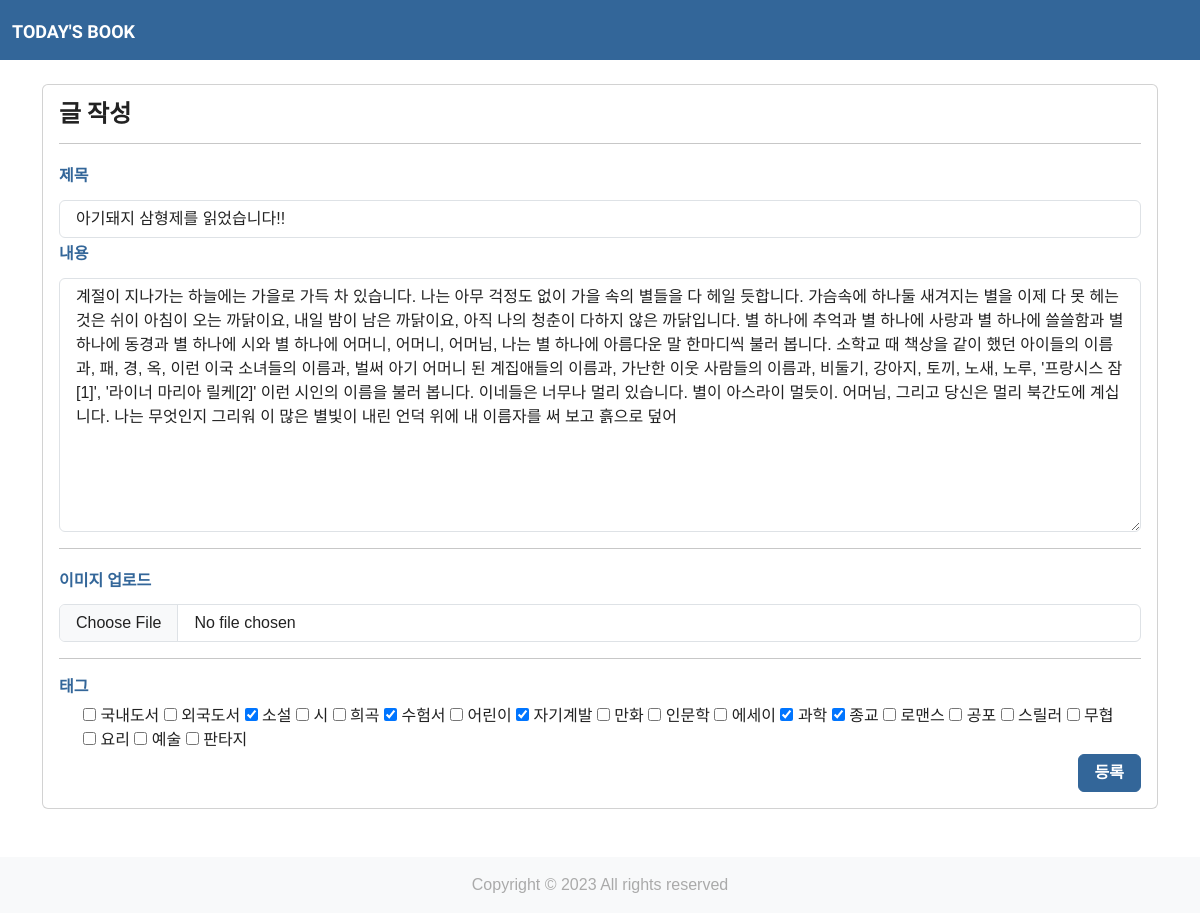
/reading_blog/35/edit/ (signed in), run on the app's committed database.
### reading_blog/models.py (models this page shows, shortened)
class Post(models.Model):
    author = models.ForeignKey(
        User, on_delete=models.CASCADE
    )
    title = models.CharField(max_length=100)
    content = models.TextField()
    thumb_image = models.ImageField(
        upload_to='reading_blog/images/%Y/%m/%d/', blank=True)
    image_upload = models.ImageField(upload_to='blog/%Y/%m/%d/', blank=True, null=True)
    file_upload = models.FileField(
        upload_to='reading_blog/files/%Y/%m/%d/', blank=True)
    created_at = models.DateTimeField(auto_now_add=True)
    updated_at = models.DateField(auto_now=True)
    view_count = models.PositiveIntegerField(default=0)
    tags = models.ManyToManyField('Tag', blank=True)

### reading_blog/views.py (the view)
class PostUpdate(UserPassesTestMixin, UpdateView):
    model = Post
    form_class = PostForm
    success_url = reverse_lazy('reading_blog:post_list')
    template_name = 'reading_blog/post_write.html'
    def test_func(self):
        return self.get_object().author == self.request.user

### reading_blog/forms.py
class PostForm(forms.ModelForm):
    title = forms.CharField(label="제목", max_length=100, widget=forms.TextInput(attrs={'class': 'form-control'}))
    content = forms.CharField(label="내용", widget=forms.Textarea(attrs={'class': 'form-control'}))
    image_upload = forms.ImageField(label="이미지 업로드", required=False, widget=forms.ClearableFileInput(attrs={'class': 'form-control'}))
    tags = forms.ModelMultipleChoiceField(
        queryset=Tag.objects.all(),
        widget=forms.CheckboxSelectMultiple,
        required=False,)
    class Meta:
        model = Post
        fields = ['title', 'content', 'image_upload', 'tags']

### reading_blog/models.py (called while the page is built)
    def __str__(self):
        return self.name

### templates/reading_blog/post_write.html (shortened to what this page needs)
{% extends 'base.html' %}
{% load static %}
{% block content %}
<div class="container mt-4">
    <div class="card">
        <div class="card-body">
            <h4>글 작성</h4>
            <hr>
            <form action="" method="post" enctype="multipart/form-data">
                    <label for="id_title" class="col-sm-2 col-form-label text-info"><h6>제목</h6></label>
                    <div>
                        {{ form.title }}
                    </div>
                    <label for="id_content" class="col-sm-2 col-form-label text-info"><h6>내용</h6></label>
                    <div>
                        {{ form.content }}
                    </div>
                    <hr>
                    <label for="id_image_upload" class="col-sm-2 col-form-label text-info"><h6>이미지 업로드</h6></label>
                    <div>
                        {{ form.image_upload }}
                    </div>
                    <hr>
                    <label for="id_tags" class="text-info"><h6>태그</h6></label>
                    <div class="form-check form-check-inline">
                        {% for tag in form.tags %}
                        {{ tag }}
                        {% endfor %} </div>
                <div class="form-group row">
            <div class="col-sm-10 offset-sm-2">
        <button type="submit" class="btn btn-info" style="float: right;">등록</button>
    </div>
</div>
            </form>
        </div>
    </div>
</div>
{% endblock %}

### templates/base.html (style rules this page uses)
body { font-family: Arial, sans-serif; }

### data on the page
Post: title "아기돼지 삼형제를 읽었습니다!!", content "계절이 지나가는 하늘에는 가을로 가득 차 있습니다. 나는 아무 걱정도 없이 가을 속의 별들을 다 헤일 듯합니다. 가슴속에 하나둘 새겨지는 별을 이제 다 못 헤는 것은 쉬이 아침이 오는 까닭이요, 내일 밤이 남은 까닭이요, 아직 나의 청춘이 다하지 않은 까닭입니다. 별 하나에 추억과 별 하나에 사랑과 별 하나에 쓸쓸함과 별 하나에 동경과 별 하나에 시와 별 하나에 어머니, 어머니, 어머님, 나는 별 하나에 아름다운 말 한마디씩 불러 봅니다. 소학교 때 책상을 같이 했던 아이들의 이름과, 패, 경, 옥, 이런 이국 소녀들의 이름과, 벌써 아기 어머니 된 계집애들의 이름과, 가난한 이웃 사람들의 이름과, 비둘기, 강아지, 토끼, 노새, 노루, '프랑시스 잠[1]', '라이너 마리아 릴케[2]' 이런 시인의 이름을 불러 봅니다. 이네들은 너무나 멀리 있습니다. 별이 아스라이 멀듯이. 어머님, 그리고 당신은 멀리 북간도에 계십니다. 나는 무엇인지 그리워 이 많은 별빛이 내린 언덕 위에 내 이름자를 써 보고 흙으로 덮어"
